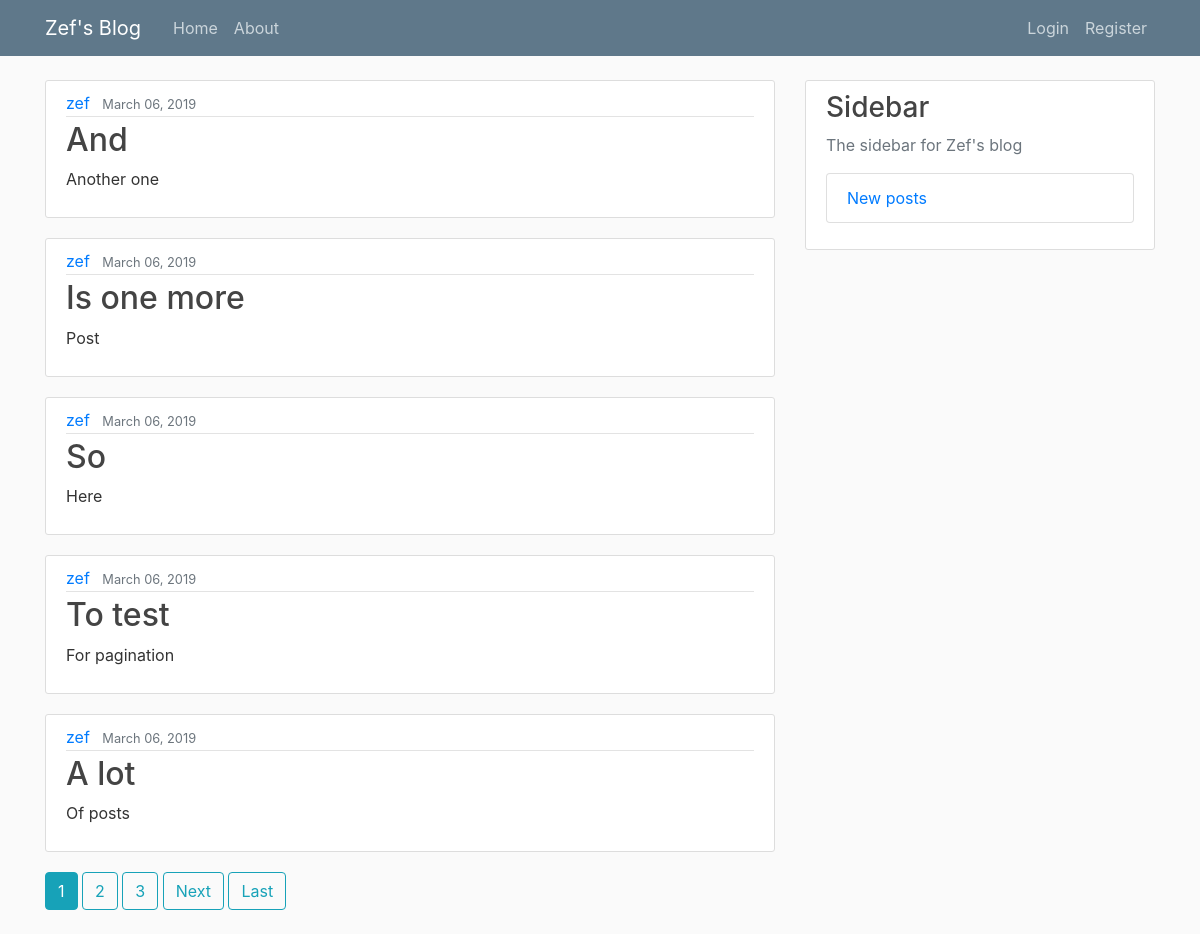
The app's page /, older data.
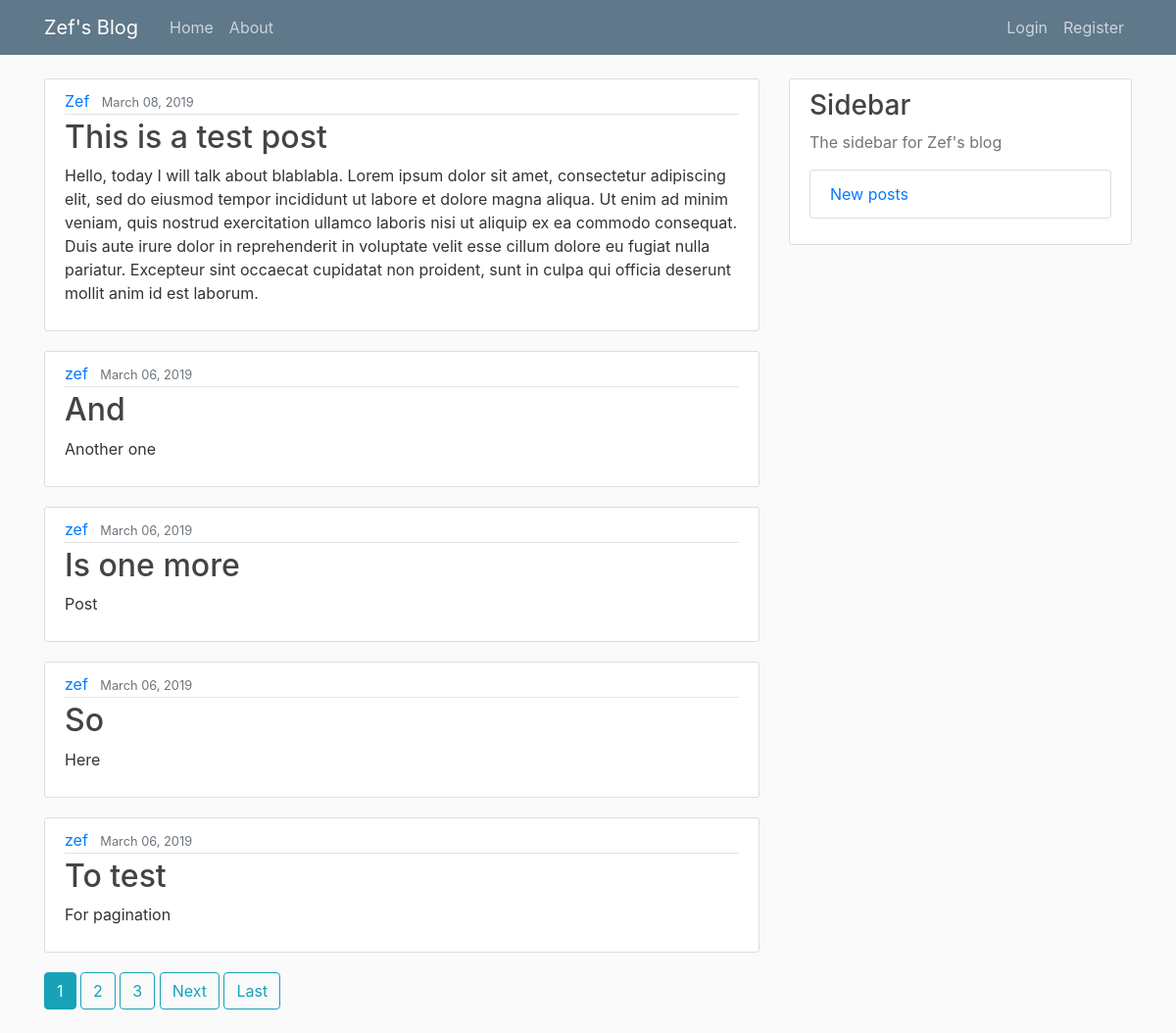
The same page, newer data.
### blog/models.py (models this page shows, shortened)
class Post(models.Model):
    title = models.CharField(max_length=100)
    content = models.TextField()
    date_posted = models.DateTimeField(default=timezone.now)
    author = models.ForeignKey(User, on_delete=models.CASCADE)
    image = models.ImageField(upload_to='post_pics', blank=True, null=True)

### blog/views.py (the view)
# urls.py: path('', PostListView.as_view(), name='blog-home'),
class PostListView(ListView):
    model = Post
    template_name = 'blog/home.html'
    context_object_name = 'posts'
    ordering = ['-date_posted']
    paginate_by = 5

### blog/templates/blog/home.html (shortened to what this page needs)
{% extends "blog/base.html" %}
{% block content %}
    {% for post in posts %}
    <article class="media content-section">
        <div class="media-body">
        <div class="article-metadata">
            <a class="mr-2" href="#">{{ post.author }}</a>
            <small class="text-muted">{{ post.date_posted|date:"F d, Y" }}</small>
        </div>
        <h2><a class="article-title" href="{% url 'post-detail' post.id %}">{{ post.title }}</a></h2>
        <p class="article-content">{{ post.content }}</p>
        </div>
    </article>
    {% endfor %}
    {% if is_paginated %}
        {% for num in page_obj.paginator.page_range %}
            {% if page_obj.number == num %}
                <a class="btn btn-info mb-4" href="?page={{ num }}">{{ num }}</a>
            {% elif num > page_obj.number|add:'-3' and num < page_obj.number|add:'3'%}
                <a class="btn btn-outline-info mb-4" href="?page={{ num }}">{{ num }}</a>
            {% endif %}
        {% endfor %}
        {% if page_obj.has_next %}
            <a class="btn btn-outline-info mb-4" href="?page={{ page_obj.next_page_number }}">Next</a>
            <a class="btn btn-outline-info mb-4" href="?page={{ page_obj.paginator.num_pages }}">Last</a>
        {% endif %}
    {% endif %}
{% endblock content%}

### blog/templates/blog/base.html (shortened to what this page needs)
{% load static %}
<!DOCTYPE html>
<html>
<head>
    <link rel="stylesheet" href="https://maxcdn.bootstrapcdn.com/bootstrap/4.0.0/css/bootstrap.min.css">
    <link rel="stylesheet" type="text/css" href="{% static 'blog/main.css' %}">
</head>
<body>
    <header class="site-header">
            <nav class="navbar navbar-expand-md navbar-dark bg-steel fixed-top">
                <div class="container">
                <a class="navbar-brand mr-4" href="{% url 'blog-home' %}">Zef's Blog</a>
                <div class="collapse navbar-collapse" id="navbarToggle">
                    <div class="navbar-nav mr-auto">
                    <a class="nav-item nav-link" href="{% url 'blog-home' %}">Home</a>
                    <a class="nav-item nav-link" href="{% url 'blog-about' %}">About</a>
                    </div>
                    <div class="navbar-nav">
                        {% if user.is_authenticated %}
                        <a class="nav-item nav-link" href="{% url 'post-create' %}">New Post</a>
                            <a class="nav-item nav-link" href="{% url 'profile' %}">Profile</a>
                            <a class="nav-item nav-link" href="{% url 'logout' %}">Logout</a>
                        {% else %}
                            <a class="nav-item nav-link" href="{% url 'login' %}">Login</a>
                            <a class="nav-item nav-link" href="{% url 'register' %}">Register</a>
                        {% endif %}
                    </div>
                </div>
                </div>
            </nav>
        </header>
        <main role="main" class="container">
            <div class="row">
                <div class="col-md-8">
                {% block content %}{% endblock %}
                </div>
                <div class="col-md-4">
                <div class="content-section">
                    <h3>Sidebar</h3>
                    <p class='text-muted'>The sidebar for Zef's blog
                        <div class="list-group">
                            <a href="{% url 'blog-home' %}" class="list-group-item">New posts</a>
                        </div>
                    </p>
                </div>
                </div>
            </div>
        </main>
</body>
</html>

### blog/static/blog/main.css (style rules this page uses)
body { background: #fafafa; color: #333333; margin-top: 5rem; }
h1, h2, h3, h4, h5, h6 { color: #444444; }
.bg-steel { background-color: #5f788a; }
.site-header .navbar-nav .nav-link { color: #cbd5db; }
.content-section { background: #ffffff; padding: 10px 20px; border: 1px solid #dddddd; border-radius: 3px; margin-bottom: 20px; }
.article-title { color: #444444; }
.article-content { white-space: pre-line; }
.article-metadata { padding-bottom: 1px; margin-bottom: 4px; border-bottom: 1px solid #e3e3e3 }

Row changes from the older to the newer data that the page shows:
no longer on this page (row unchanged): Post: author "zef", date_posted "March 06, 2019", title "A lot", content "Of posts"
added Post: author "Zef", date_posted "March 08, 2019", title "This is a test post", content "Hello, today I will talk about blablabla. Lorem ipsum dolor sit amet, consectetur adipiscing elit, sed do eiusmod tempor incididunt ut labore et dolore magna aliqua. Ut enim ad minim veniam, quis nostrud exercitation ullamco laboris nisi ut aliquip ex ea commodo consequat. Duis aute irure dolor in reprehenderit in voluptate velit esse cillum dolore eu fugiat nulla pariatur. Excepteur sint occaecat cupidatat non proident, sunt in culpa qui officia deserunt mollit anim id est laborum."
